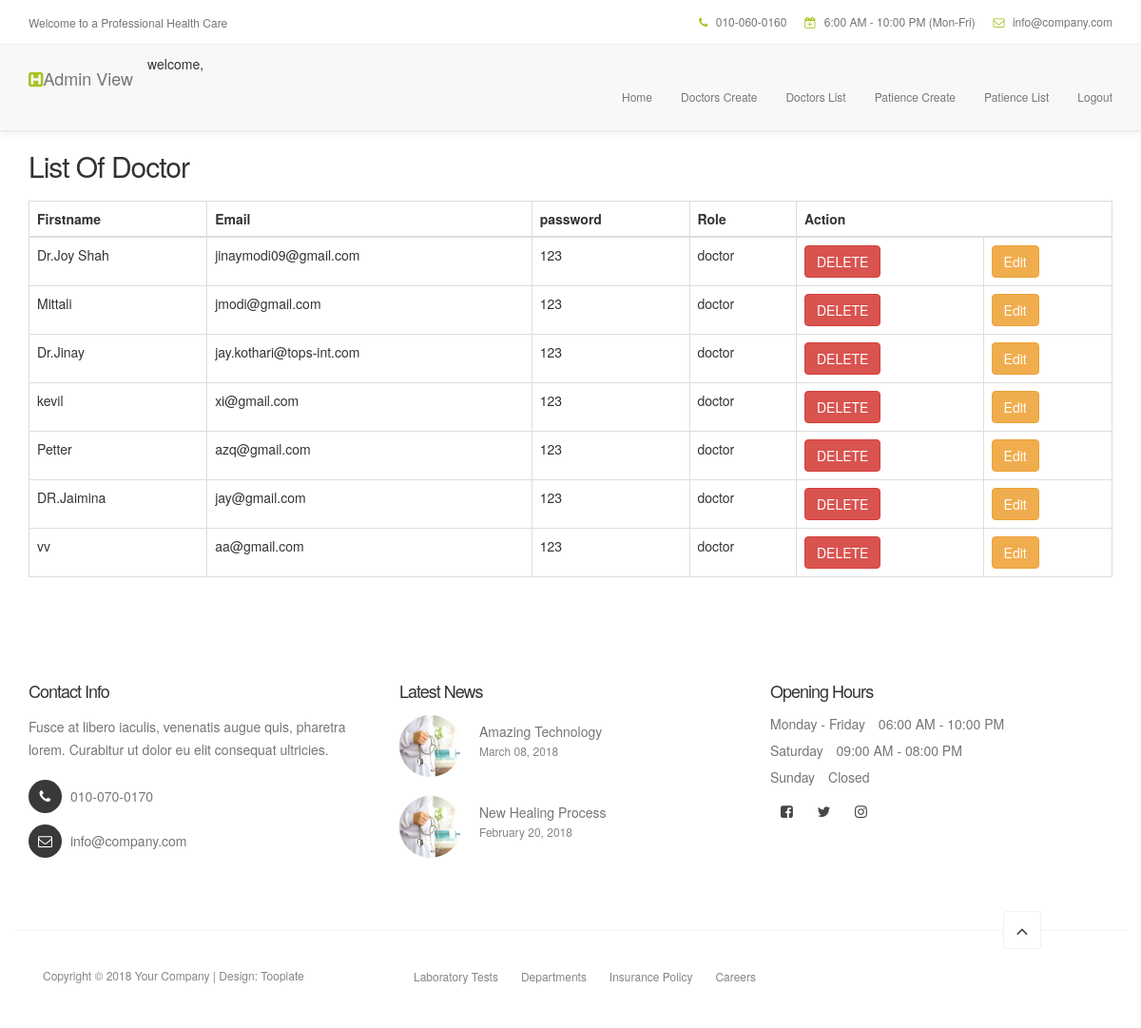
The page /viewdoctor/ (signed in) on the database as committed earlier.
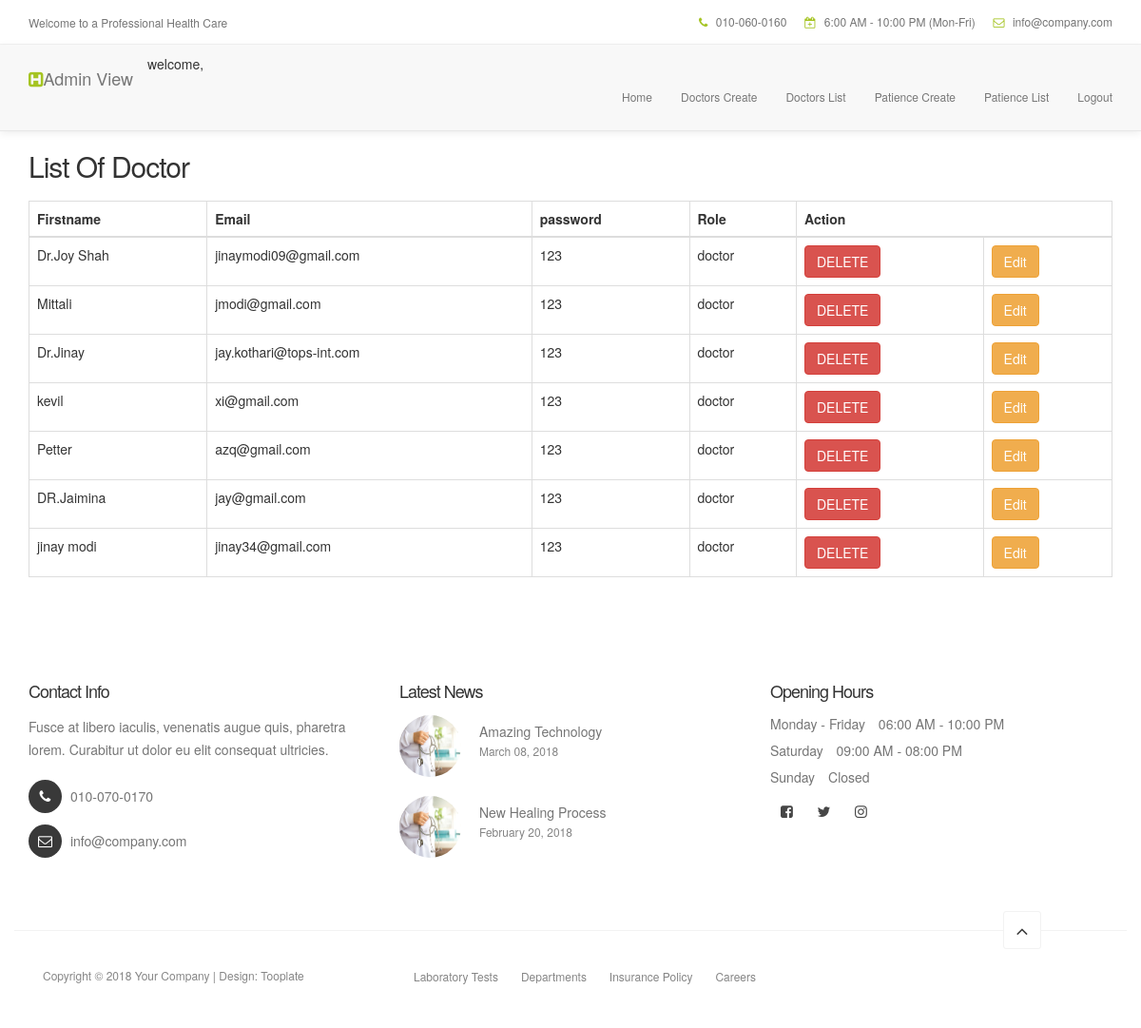
The same page on the database as committed later.
### myapp/models.py (models this page shows, shortened)
class User(models.Model):
    ROLES = (
        ('admin', 'Admin'),
        ('doctor', 'Doctor'),
        ('patiences', 'Patience'),
    )
    roles = models.CharField(max_length=30,choices = ROLES)
    name = models.CharField(max_length=30)
    email = models.EmailField(unique=True)
    password = models.CharField(max_length=15)
    address = models.TextField(default=None,blank=True,null=True)
    gender = models.CharField(max_length=6)
    speciality = models.CharField(max_length=30,default=None,blank=True,null=True)
    clinic_name=models.CharField(max_length=30,default=None,blank=True,null=True)
    profile = models.ImageField(upload_to='profiles/',blank=True,null=True)

### myapp/views.py (the view)
# urls.py: path('viewdoctor/',views.view_doctor,name='list_doctor'),
def view_doctor(request):
    if 'email' in request.session:
        a=User.objects.all().filter(roles ='doctor')
        return render(request,'list_doctor.html',{'a':a})
    return redirect('login')

### myapp/templates/list_doctor.html (shortened to what this page needs)
{% extends 'doctor_header.html' %}
{% block content %}
<!DOCTYPE html>
<html lang="en">
<head>
  <link rel="stylesheet" href="https://maxcdn.bootstrapcdn.com/bootstrap/3.4.1/css/bootstrap.min.css">
</head>
<body>
<div class="container">
  <h2>List Of Doctor</h2>
  <table class="table table-bordered">
    <thead>
      <tr>
        <th>Firstname</th>
        <th>Email</th>
        <th>password</th>
        <th>Role</th>
        <th colspan="2">Action</th>
      </tr>
    </thead>
    <tbody>
        {% for one in a %}
      <tr>
        <td>{{one.name}}</td>
        <td>{{one.email}}</td>
        <td>{{one.password}}</td>
        <td>{{one.roles}}</td>
        <td><a href="{% url 'delete_doctor' one.id %}"><button class="btn btn-danger">DELETE</button></a>  </td>
        <td><a href="{% url 'update_doctor' one.id %}"><button class="btn btn-warning">Edit</button></a>  </td>
      </tr>
      {% endfor %}
    </tbody>
  </table>
</div>
</body>
</html>
{% endblock %}

Rows that differ between the two databases and show on the page:
removed User: name "vv", email "aa@gmail.com", password "123", roles "doctor"
added User: name "jinay modi", email "jinay34@gmail.com", password "123", roles "doctor"
